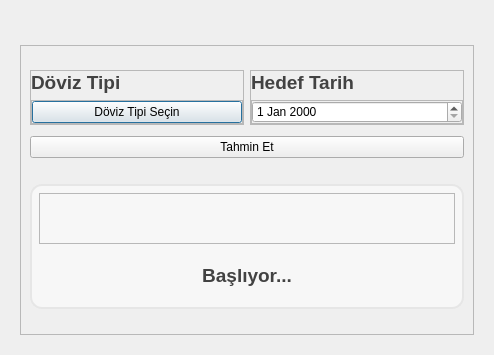
<?xml version="1.0" encoding="UTF-8"?>
<ui version="4.0">
 <class>DialogMain</class>
 <widget class="QDialog" name="DialogMain">
  <property name="geometry">
   <rect>
    <x>0</x>
    <y>0</y>
    <width>494</width>
    <height>355</height>
   </rect>
  </property>
  <property name="windowTitle">
   <string>Döviz Fiyat Tahmin | Emre Demircan &amp; Mücahit Nas</string>
  </property>
  <property name="windowIcon">
   <iconset resource="images.qrc">
    <normaloff>:/images/turkish-lira.png</normaloff>:/images/turkish-lira.png</iconset>
  </property>
  <property name="styleSheet">
   <string notr="true">QLabel{
color:rgb(66,66,66);
font-weight:800;
font-size:14pt;
}
#widSonuc{
background-color:rgb(247,247,247);
border-radius:12px;
border:2px solid rgb(230,230,230)
}</string>
  </property>
  <layout class="QGridLayout" name="gridLayout">
   <property name="leftMargin">
    <number>20</number>
   </property>
   <property name="topMargin">
    <number>45</number>
   </property>
   <property name="rightMargin">
    <number>20</number>
   </property>
   <property name="bottomMargin">
    <number>20</number>
   </property>
   <item row="1" column="0" colspan="2">
    <widget class="QFrame" name="frame">
     <property name="minimumSize">
      <size>
       <width>200</width>
       <height>0</height>
      </size>
     </property>
     <property name="frameShape">
      <enum>QFrame::StyledPanel</enum>
     </property>
     <property name="frameShadow">
      <enum>QFrame::Raised</enum>
     </property>
     <layout class="QGridLayout" name="gridLayout_2">
      <item row="1" column="0">
       <widget class="QFrame" name="frame_4">
        <property name="minimumSize">
         <size>
          <width>0</width>
          <height>0</height>
         </size>
        </property>
        <property name="frameShape">
         <enum>QFrame::StyledPanel</enum>
        </property>
        <property name="frameShadow">
         <enum>QFrame::Raised</enum>
        </property>
        <layout class="QGridLayout" name="gridLayout_6">
         <property name="leftMargin">
          <number>0</number>
         </property>
         <property name="topMargin">
          <number>0</number>
         </property>
         <property name="rightMargin">
          <number>0</number>
         </property>
         <property name="bottomMargin">
          <number>0</number>
         </property>
         <item row="0" column="0">
          <widget class="QLabel" name="label_2">
           <property name="text">
            <string>Döviz Tipi</string>
           </property>
          </widget>
         </item>
         <item row="1" column="0">
          <widget class="QFrame" name="frame_2">
           <property name="minimumSize">
            <size>
             <width>0</width>
             <height>0</height>
            </size>
           </property>
           <property name="frameShape">
            <enum>QFrame::StyledPanel</enum>
           </property>
           <property name="frameShadow">
            <enum>QFrame::Raised</enum>
           </property>
           <layout class="QGridLayout" name="gridLayout_4">
            <property name="leftMargin">
             <number>0</number>
            </property>
            <property name="topMargin">
             <number>0</number>
            </property>
            <property name="rightMargin">
             <number>0</number>
            </property>
            <property name="bottomMargin">
             <number>0</number>
            </property>
            <item row="0" column="0">
             <widget class="DropDownPushButton" name="btnDovizTipi">
              <property name="minimumSize">
               <size>
                <width>200</width>
                <height>0</height>
               </size>
              </property>
              <property name="cursor">
               <cursorShape>PointingHandCursor</cursorShape>
              </property>
              <property name="text">
               <string>Döviz Tipi Seçin</string>
              </property>
             </widget>
            </item>
           </layout>
          </widget>
         </item>
        </layout>
       </widget>
      </item>
      <item row="5" column="0" colspan="2">
       <widget class="PushButton" name="btnPredict">
        <property name="cursor">
         <cursorShape>PointingHandCursor</cursorShape>
        </property>
        <property name="text">
         <string>Tahmin Et</string>
        </property>
       </widget>
      </item>
      <item row="6" column="0" colspan="2">
       <spacer name="verticalSpacer_2">
        <property name="orientation">
         <enum>Qt::Vertical</enum>
        </property>
        <property name="sizeType">
         <enum>QSizePolicy::Fixed</enum>
        </property>
        <property name="sizeHint" stdset="0">
         <size>
          <width>20</width>
          <height>20</height>
         </size>
        </property>
       </spacer>
      </item>
      <item row="0" column="0" colspan="2">
       <spacer name="verticalSpacer_3">
        <property name="orientation">
         <enum>Qt::Vertical</enum>
        </property>
        <property name="sizeHint" stdset="0">
         <size>
          <width>20</width>
          <height>40</height>
         </size>
        </property>
       </spacer>
      </item>
      <item row="8" column="0" colspan="2">
       <spacer name="verticalSpacer">
        <property name="orientation">
         <enum>Qt::Vertical</enum>
        </property>
        <property name="sizeHint" stdset="0">
         <size>
          <width>20</width>
          <height>40</height>
         </size>
        </property>
       </spacer>
      </item>
      <item row="1" column="1">
       <widget class="QFrame" name="frame_5">
        <property name="minimumSize">
         <size>
          <width>0</width>
          <height>0</height>
         </size>
        </property>
        <property name="frameShape">
         <enum>QFrame::StyledPanel</enum>
        </property>
        <property name="frameShadow">
         <enum>QFrame::Raised</enum>
        </property>
        <layout class="QGridLayout" name="gridLayout_7">
         <property name="leftMargin">
          <number>0</number>
         </property>
         <property name="topMargin">
          <number>0</number>
         </property>
         <property name="rightMargin">
          <number>0</number>
         </property>
         <property name="bottomMargin">
          <number>0</number>
         </property>
         <item row="1" column="0">
          <widget class="QFrame" name="frame_3">
           <property name="minimumSize">
            <size>
             <width>0</width>
             <height>0</height>
            </size>
           </property>
           <property name="frameShape">
            <enum>QFrame::StyledPanel</enum>
           </property>
           <property name="frameShadow">
            <enum>QFrame::Raised</enum>
           </property>
           <layout class="QGridLayout" name="gridLayout_5">
            <property name="leftMargin">
             <number>0</number>
            </property>
            <property name="topMargin">
             <number>0</number>
            </property>
            <property name="rightMargin">
             <number>0</number>
            </property>
            <property name="bottomMargin">
             <number>0</number>
            </property>
            <item row="0" column="0">
             <widget class="CalendarPicker" name="calendarPicker">
              <property name="minimumSize">
               <size>
                <width>200</width>
                <height>0</height>
               </size>
              </property>
              <property name="cursor">
               <cursorShape>PointingHandCursor</cursorShape>
              </property>
             </widget>
            </item>
           </layout>
          </widget>
         </item>
         <item row="0" column="0">
          <widget class="QLabel" name="label">
           <property name="text">
            <string>Hedef Tarih</string>
           </property>
           <property name="alignment">
            <set>Qt::AlignLeading|Qt::AlignLeft|Qt::AlignVCenter</set>
           </property>
          </widget>
         </item>
        </layout>
       </widget>
      </item>
      <item row="7" column="0" colspan="2">
       <widget class="QWidget" name="widSonuc" native="true">
        <property name="sizePolicy">
         <sizepolicy hsizetype="Preferred" vsizetype="Fixed">
          <horstretch>0</horstretch>
          <verstretch>0</verstretch>
         </sizepolicy>
        </property>
        <property name="minimumSize">
         <size>
          <width>0</width>
          <height>125</height>
         </size>
        </property>
        <layout class="QGridLayout" name="gridLayout_3">
         <item row="1" column="0">
          <widget class="QFrame" name="frameOutputImage">
           <property name="minimumSize">
            <size>
             <width>0</width>
             <height>30</height>
            </size>
           </property>
           <property name="frameShape">
            <enum>QFrame::StyledPanel</enum>
           </property>
           <property name="frameShadow">
            <enum>QFrame::Raised</enum>
           </property>
           <layout class="QGridLayout" name="gridLayout_8">
            <property name="leftMargin">
             <number>0</number>
            </property>
            <property name="topMargin">
             <number>0</number>
            </property>
            <property name="rightMargin">
             <number>0</number>
            </property>
            <property name="bottomMargin">
             <number>0</number>
            </property>
            <item row="0" column="0">
             <spacer name="horizontalSpacer">
              <property name="orientation">
               <enum>Qt::Horizontal</enum>
              </property>
              <property name="sizeHint" stdset="0">
               <size>
                <width>182</width>
                <height>20</height>
               </size>
              </property>
             </spacer>
            </item>
            <item row="0" column="1">
             <widget class="QLabel" name="lblOutputImage">
              <property name="minimumSize">
               <size>
                <width>32</width>
                <height>32</height>
               </size>
              </property>
              <property name="maximumSize">
               <size>
                <width>32</width>
                <height>32</height>
               </size>
              </property>
              <property name="text">
               <string/>
              </property>
              <property name="scaledContents">
               <bool>true</bool>
              </property>
              <property name="alignment">
               <set>Qt::AlignCenter</set>
              </property>
             </widget>
            </item>
            <item row="0" column="2">
             <spacer name="horizontalSpacer_2">
              <property name="orientation">
               <enum>Qt::Horizontal</enum>
              </property>
              <property name="sizeHint" stdset="0">
               <size>
                <width>40</width>
                <height>20</height>
               </size>
              </property>
             </spacer>
            </item>
           </layout>
          </widget>
         </item>
         <item row="2" column="0">
          <widget class="QLabel" name="lblOutput">
           <property name="text">
            <string>Başlıyor...</string>
           </property>
           <property name="alignment">
            <set>Qt::AlignCenter</set>
           </property>
          </widget>
         </item>
        </layout>
       </widget>
      </item>
      <item row="4" column="0">
       <spacer name="verticalSpacer_4">
        <property name="orientation">
         <enum>Qt::Vertical</enum>
        </property>
        <property name="sizeType">
         <enum>QSizePolicy::Fixed</enum>
        </property>
        <property name="sizeHint" stdset="0">
         <size>
          <width>20</width>
          <height>5</height>
         </size>
        </property>
       </spacer>
      </item>
     </layout>
    </widget>
   </item>
  </layout>
 </widget>
 <customwidgets>
  <customwidget>
   <class>PushButton</class>
   <extends>QPushButton</extends>
   <header>qfluentwidgets</header>
  </customwidget>
  <customwidget>
   <class>CalendarPicker</class>
   <extends>QDateEdit</extends>
   <header>qfluentwidgets</header>
  </customwidget>
  <customwidget>
   <class>DropDownPushButton</class>
   <extends>QPushButton</extends>
   <header>qfluentwidgets</header>
  </customwidget>
 </customwidgets>
 <resources>
  <include location="images.qrc"/>
 </resources>
 <connections/>
</ui>
